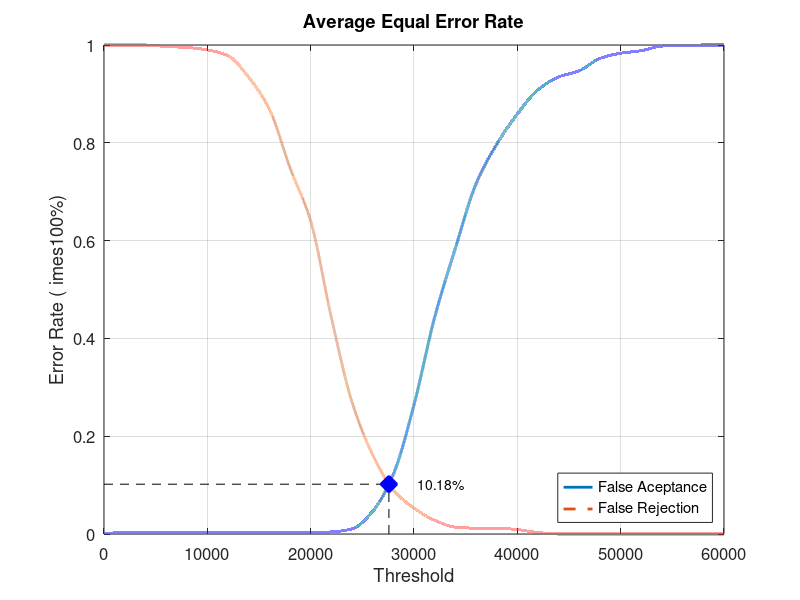
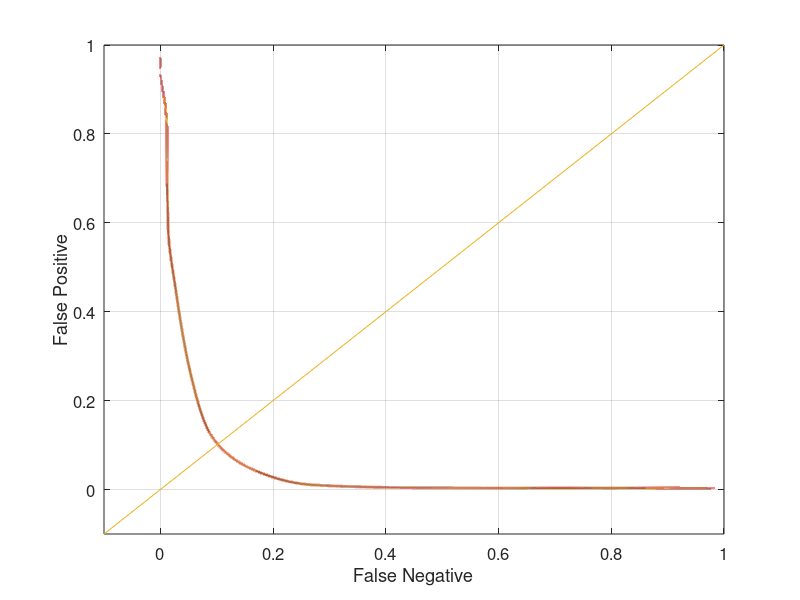

The MATLAB source for these figures, in order:
close all;
clear;
clc;
x = 0:2000:60000;
xq = 0:0.5:60000;

y0 = [0 0.0031579 0.0031579 0.0031579 0.0031579 0.0031579 0.0031579 0.0031579 0.0031579 0.0031579 0.0031579 0.00421053 0.0105263 0.0463158 0.122105 0.264211 0.443158 0.584211 0.715789 0.796842 0.858947 0.908421 0.934737 0.947368 0.972632 0.983158 0.988421 0.997895 0.998947 1 1]
yy0 = interp1(x, y0, xq, 'pchip');
y1 = [1 1 1 0.997 0.995 0.99 0.978 0.934 0.869 0.749 0.64 0.443 0.27 0.162 0.09 0.053 0.028 0.014 0.012 0.012 0.009 0.003 0 0 0 0 0 0 0 0 0]
yy1 = interp1(x, y1, xq, 'pchip');

% Calculating EER: 
y2 = abs(y0 - y1);
find(y2 == min(y2))
yy2 = abs(yy0 - yy1);
xEER = find(yy2 == min(yy2));
xEERIndex = xq(xEER) % X-axis EER
yEER = yy0(xEER) % Y-axis EER

main = figure
plot(xq, yy0,'-','LineWidth', 2);	hold on
plot(xq, yy1,'--','LineWidth', 2);	hold on
plot([xEERIndex xEERIndex], [0 yEER], 'k--');	hold on
plot([0 xEERIndex], [yEER yEER], 'k--');	hold on
plot(xEERIndex, yEER, 'bx', 'LineWidth', 10);	hold on
text(xEERIndex + 10 * xEERIndex / 100, yEER, [num2str(round((10000 * yEER)) / 100) '%'])
legend('False Aceptance', 'False Rejection', 'Location', 'SouthEast')
xlabel('Threshold')
ylabel('Error Rate (	imes100%)')
title('Average Equal Error Rate')
set(gca, 'FontSize', 12)
axis([0 60000 0 1])
grid on

print(main, 'Database3AverageMain', '-dpng');
FNRxFPR = figure('Color', [1 1 1]);
plot(yy1, yy0, '-', yy1, yy0, 'LineWidth', 2);
hold on
y = -0.1:0.1:1
plot(y, y); 
set(gca, 'FontSize', 12)
xlabel('False Negative')
ylabel('False Positive')
axis([-0.1 1 -0.1 1])
set(gca, 'FontSize', 12)
grid on

print(FNRxFPR, 'Database3AverageFNRxFPR','-dpng');
